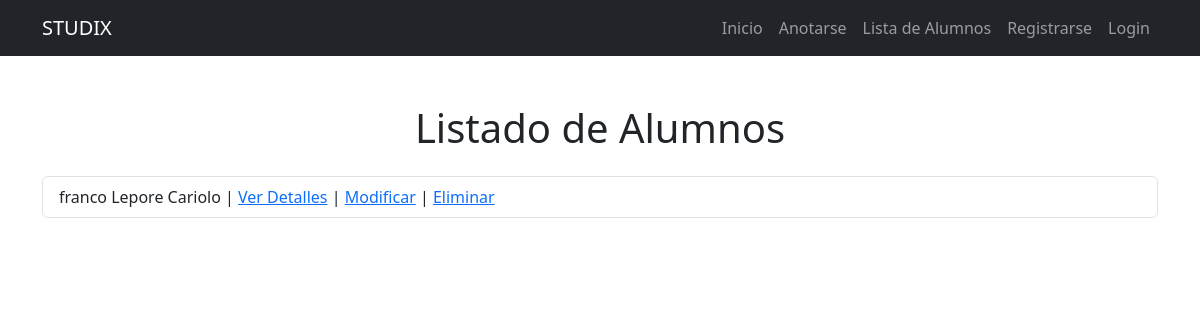
The app's page /alumnos/, older data.
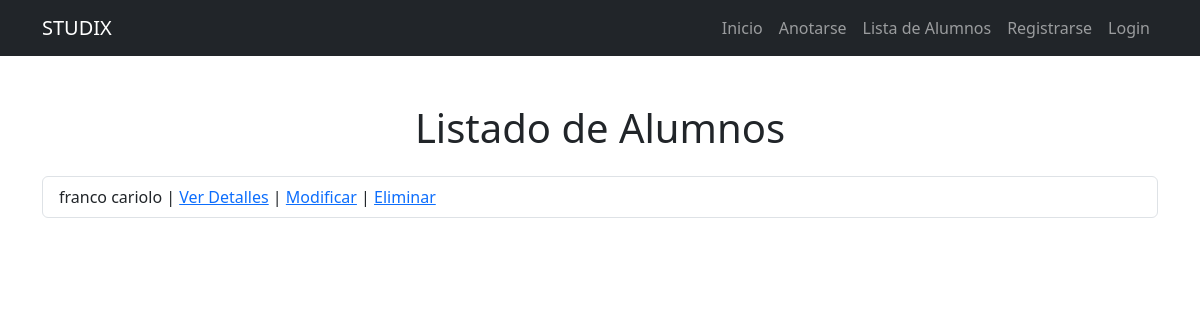
The same page, newer data.
### home/models.py (models this page shows)
class Alumno(models.Model):
    CURSO_CHOICES = [
        ('Python', 'Python'),
        ('Django', 'Django'),
        ('JavaScript', 'JavaScript'),
    ]
    nombre = models.CharField(max_length=100)
    apellido = models.CharField(max_length=100)
    email = models.EmailField()
    curso = models.CharField(max_length=20, choices=CURSO_CHOICES)
    fecha_anotado = models.DateField(null= True) #habilita nulls
    def __str__(self):
        return f"{self.nombre} {self.apellido}"

### home/views.py (the view)
# urls.py: path("alumnos/", lista_de_alumnos, name="lista_de_alumnos"),
def lista_de_alumnos(request):
    alumnos = Alumno.objects.all()
    return render(request, "home/lista_de_alumnos.html", {"alumnos": alumnos})

### home/templates/home/lista_de_alumnos.html
{%extends 'home/base.html'%}
{% block content %}
    <main class="container my-5">
        <h1 class="text-center mb-4">Listado de Alumnos</h1>
        {% if alumnos %}
        <ul class="list-group">
            {% for alumno in alumnos %}
            <li class="list-group-item">
                {{ alumno }}
                | <a href="{% url 'detalles' alumno.id %}">Ver Detalles</a>
                | <a href="{% url 'modificar' alumno.id %}">Modificar</a>
                | <a href="{% url 'eliminar' alumno.id %}">Eliminar</a>
            </li>
            {% endfor %}
        </ul>
        {% else %}
        <div class="alert alert-warning text-center" role="alert">
            No hay alumnos registrados actualmente.
        </div>
        {% endif %}
    </main>
{%endblock %}

### home/templates/home/base.html (shortened to what this page needs)
<!DOCTYPE html>
<html lang="es">
<head>
    <link href="https://cdn.jsdelivr.net/npm/bootstrap@5.3.3/dist/css/bootstrap.min.css" rel="stylesheet">
</head>
<body>
    <nav class="navbar navbar-expand-lg navbar-dark bg-dark">
        <div class="container">
            <a class="navbar-brand" href="{% url 'inicio' %}">STUDIX</a>
            <div class="collapse navbar-collapse" id="navbarNav">
                <ul class="navbar-nav ms-auto">
                    <li class="nav-item">
                        <a class="nav-link" href="{% url 'inicio' %}">Inicio</a>
                    </li>
                    <li class="nav-item">
                        <a class="nav-link" href="{% url 'anotarse' %}">Anotarse</a>
                    </li>
                    <li class="nav-item">
                        <a class="nav-link" href="{% url 'lista_de_alumnos' %}">Lista de Alumnos</a>
                    </li>
                    {% if request.user.is_authenticated %}
                    <li class="nav-item">
                        <a href={% url "editar_perfil" %}>
                            {% if request.user.infoextra.avatar %}
                            <img src= {{request.user.infoextra.avatar.url}} alt="" height = 40px >
                            {% endif %}
                            {{request.user.username}}</a>
                    </li>
                    <li class="nav-item">
                        <form action="{% url 'logout' %}" method="POST">
                            {% csrf_token %}
                            <button type="submit" class="btn btn-link nav-link">Logout</button>
                        </form>
                    </li>
                    {% else %}
                    <li class="nav-item">
                        <a class="nav-link" href="{% url 'registro' %}">Registrarse</a>
                    </li>
                    <li class="nav-item">
                        <a class="nav-link" href="{% url 'login' %}">Login</a>
                    </li>
                    {% endif %}
                </ul>
            </div>
        </div>
    </nav>
    {% block content %}
    {% endblock %}
</body>
</html>

Row changes from the older to the newer data that the page shows:
removed Alumno: nombre+apellido "franco Lepore Cariolo"
added Alumno: nombre+apellido "franco cariolo"
